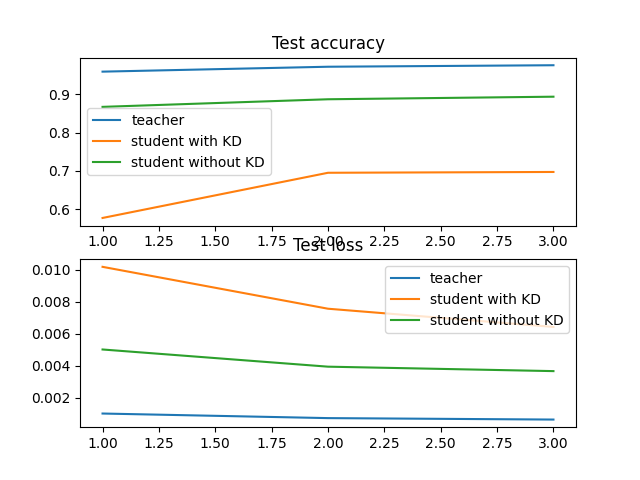

Here is the Python script that generated this plot:
# --------------------------------------
# -*- coding: utf-8 -*- 
# @Time : 2022/8/19 12:05 
# @Author : wzy 
# @File : visual.py
# ---------------------------------------
from matplotlib import pyplot as plt


def draw(teacher_history, student_history, kd_history, epochs):
    # 三个模型的loss和acc分析
    x = list(range(1, epochs + 1))

    plt.subplot(2, 1, 1)
    plt.plot(x, [teacher_history[i][1] for i in range(epochs)], label='teacher')
    plt.plot(x, [kd_history[i][1] for i in range(epochs)], label='student with KD')
    plt.plot(x, [student_history[i][1] for i in range(epochs)], label='student without KD')

    plt.title('Test accuracy')
    plt.legend()

    plt.subplot(2, 1, 2)
    plt.plot(x, [teacher_history[i][0] for i in range(epochs)], label='teacher')
    plt.plot(x, [kd_history[i][0] for i in range(epochs)], label='student with KD')
    plt.plot(x, [student_history[i][0] for i in range(epochs)], label='student without KD')

    plt.title('Test loss')
    plt.legend()

    plt.savefig("visual.png")